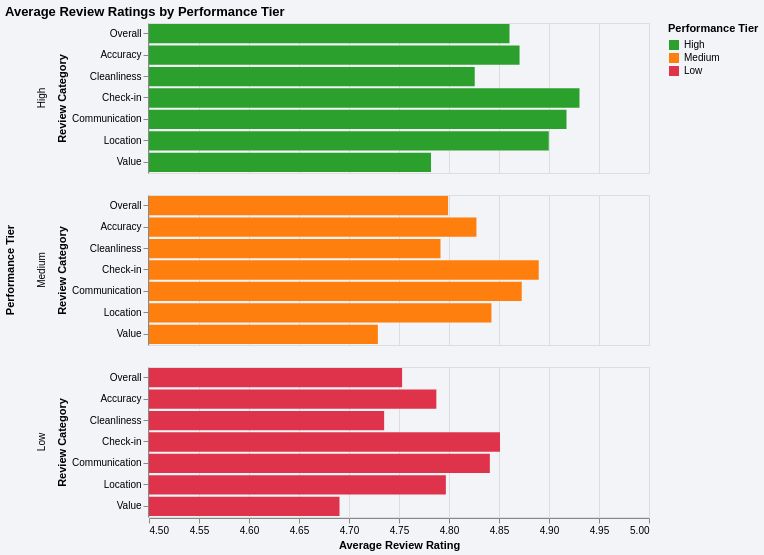

This figure's Vega-Lite source:
### Vega-Lite specification from a JSON file in a GitHub repository (floating-point values rounded to 4 significant figures)
{"config": {"view": {"continuousWidth": 300, "continuousHeight": 300}, "background": "#f2f4f8"}, "data": {"name": "data-943380ee6ab7b78aa2945b6a5fad0c8a"}, "mark": {"type": "bar"}, "encoding": {"color": {"condition": {"param": "Review Category", "field": "performance_tier", "scale": {"domain": ["High", "Medium", "Low"], "range": ["#2ca02c", "#ff7f0e", "#df334b"]}, "title": "Performance Tier", "type": "nominal"}, "value": "lightgray"}, "row": {"field": "performance_tier", "sort": ["High", "Medium", "Low"], "title": "Performance Tier", "type": "nominal"}, "tooltip": [{"field": "performance_tier", "type": "nominal"}, {"field": "category", "type": "nominal"}, {"field": "average_rating", "type": "quantitative"}], "x": {"field": "average_rating", "scale": {"clamp": true, "domain": [4.5, 5]}, "title": "Average Review Rating", "type": "quantitative"}, "y": {"field": "category", "sort": ["Overall", "Accuracy", "Cleanliness", "Check-in", "Communication", "Location", "Value"], "title": "Review Category", "type": "nominal"}}, "height": 150, "params": [{"name": "Review Category", "select": {"type": "point", "fields": ["category"]}}], "title": "Average Review Ratings by Performance Tier", "width": 500, "$schema": "https://vega.github.io/schema/vega-lite/v5.20.1.json", "datasets": {"data-943380ee6ab7b78aa2945b6a5fad0c8a": [{"performance_tier": "High", "category": "Accuracy", "average_rating": 4.871}, {"performance_tier": "High", "category": "Check-in", "average_rating": 4.93}, {"performance_tier": "High", "category": "Cleanliness", "average_rating": 4.826}, {"performance_tier": "High", "category": "Communication", "average_rating": 4.918}, {"performance_tier": "High", "category": "Location", "average_rating": 4.9}, {"performance_tier": "High", "category": "Overall", "average_rating": 4.86}, {"performance_tier": "High", "category": "Value", "average_rating": 4.782}, {"performance_tier": "Low", "category": "Accuracy", "average_rating": 4.787}, {"performance_tier": "Low", "category": "Check-in", "average_rating": 4.851}, {"performance_tier": "Low", "category": "Cleanliness", "average_rating": 4.735}, {"performance_tier": "Low", "category": "Communication", "average_rating": 4.841}, {"performance_tier": "Low", "category": "Location", "average_rating": 4.797}, {"performance_tier": "Low", "category": "Overall", "average_rating": 4.753}, {"performance_tier": "Low", "category": "Value", "average_rating": 4.691}, {"performance_tier": "Medium", "category": "Accuracy", "average_rating": 4.827}, {"performance_tier": "Medium", "category": "Check-in", "average_rating": 4.89}, {"performance_tier": "Medium", "category": "Cleanliness", "average_rating": 4.792}, {"performance_tier": "Medium", "category": "Communication", "average_rating": 4.873}, {"performance_tier": "Medium", "category": "Location", "average_rating": 4.842}, {"performance_tier": "Medium", "category": "Overall", "average_rating": 4.799}, {"performance_tier": "Medium", "category": "Value", "average_rating": 4.729}]}}
